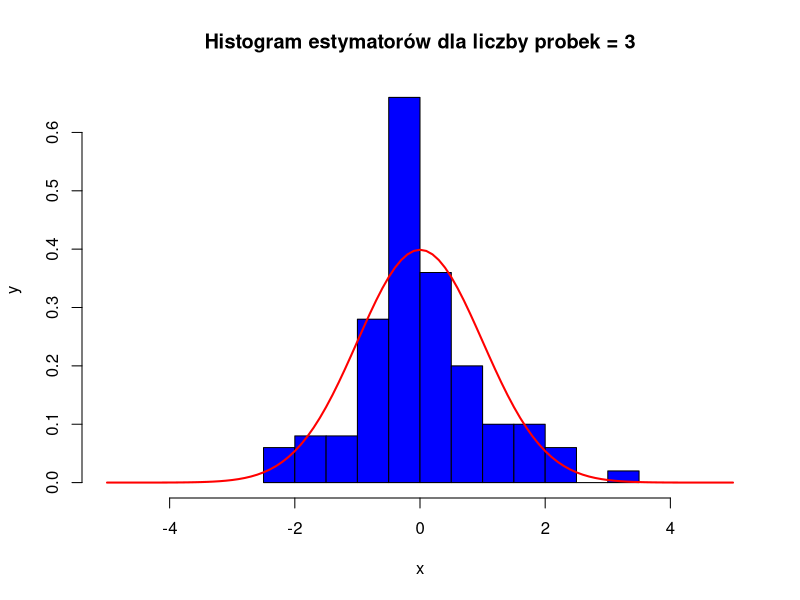
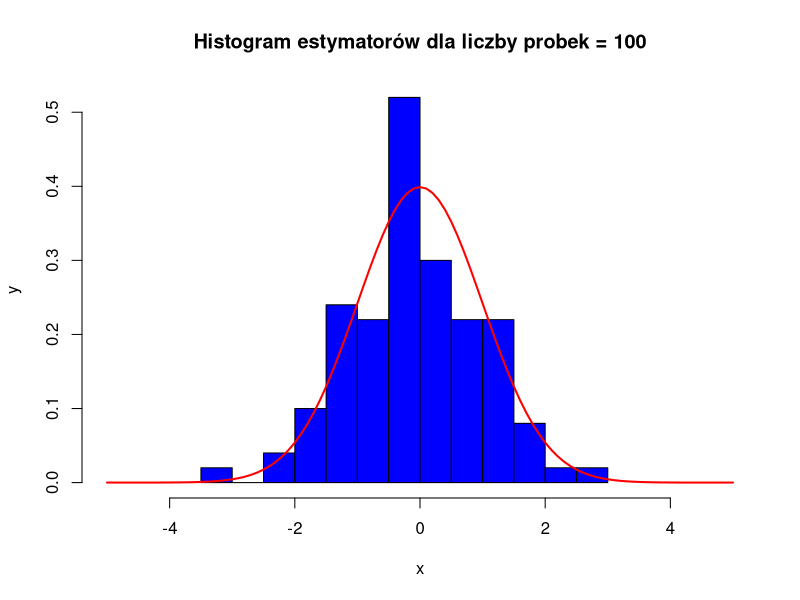
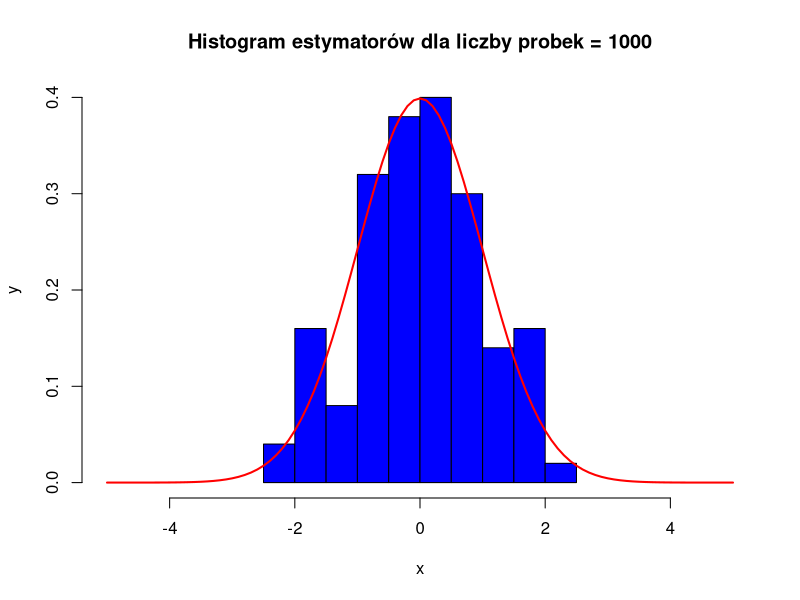

The R script that drew these images, in order:
liczba_probek_lista <- c(3, 100, 1000)

analiza_estymatory <- function(liczba_probek_lista) {
  for (liczba_probek in liczba_probek_lista) {
    liczba_prob <- 100
    
    lambda <- 2
    
    X <- replicate(liczba_prob, rpois(liczba_probek, lambda))
    
    estymatory <- colMeans(X)
    
    
    Y <- sqrt(liczba_probek*1/lambda) * (estymatory - lambda)
    
    tytul_wykresu <- paste("Histogram estymatorów dla liczby probek =", liczba_probek, sep=" ")
    hist(Y, breaks=15, probability=TRUE, col="blue",
         main=tytul_wykresu, xlab="x",
         ylab="y", xlim=c(-5,5))
    curve(dnorm(x, mean=0, sd=1), col="red", lwd=2, add=TRUE)
  }
}

analiza_estymatory(liczba_probek_lista)
